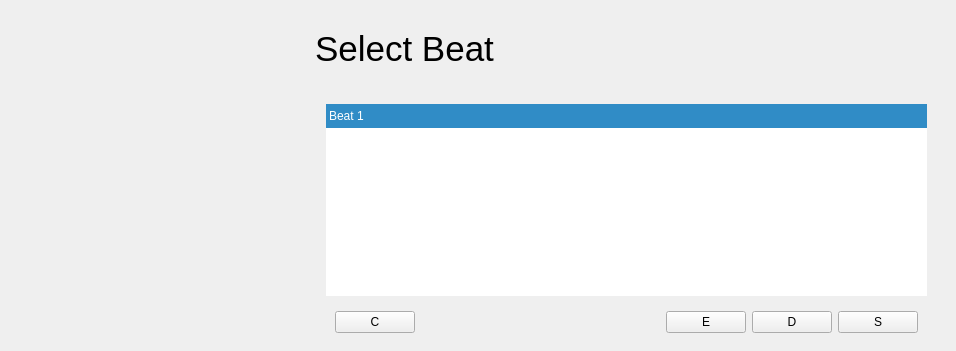
      <widget class="QWidget" name="selectBeat">
       <layout class="QHBoxLayout" name="horizontalLayout_12">
        <property name="leftMargin">
         <number>0</number>
        </property>
        <property name="topMargin">
         <number>0</number>
        </property>
        <property name="rightMargin">
         <number>0</number>
        </property>
        <property name="bottomMargin">
         <number>0</number>
        </property>
        <item>
         <widget class="QWidget" name="widget_25" native="true">
          <property name="minimumSize">
           <size>
            <width>300</width>
            <height>0</height>
           </size>
          </property>
          <property name="maximumSize">
           <size>
            <width>300</width>
            <height>16777215</height>
           </size>
          </property>
          <widget class="QLabel" name="label_25">
           <property name="geometry">
            <rect>
             <x>0</x>
             <y>0</y>
             <width>250</width>
             <height>131</height>
            </rect>
           </property>
           <property name="maximumSize">
            <size>
             <width>250</width>
             <height>150</height>
            </size>
           </property>
           <property name="text">
            <string/>
           </property>
           <property name="pixmap">
            <pixmap resource="Resources.qrc">:/assets/guitAR.png</pixmap>
           </property>
          </widget>
          <widget class="QLabel" name="label_26">
           <property name="geometry">
            <rect>
             <x>220</x>
             <y>0</y>
             <width>71</width>
             <height>450</height>
            </rect>
           </property>
           <property name="maximumSize">
            <size>
             <width>16777215</width>
             <height>450</height>
            </size>
           </property>
           <property name="text">
            <string/>
           </property>
           <property name="pixmap">
            <pixmap resource="Resources.qrc">:/assets/vertical_lines.png</pixmap>
           </property>
           <property name="scaledContents">
            <bool>true</bool>
           </property>
          </widget>
          <zorder>label_26</zorder>
          <zorder>label_25</zorder>
         </widget>
        </item>
        <item>
         <widget class="QWidget" name="widget_23" native="true">
          <property name="enabled">
           <bool>true</bool>
          </property>
          <property name="sizePolicy">
           <sizepolicy hsizetype="Preferred" vsizetype="Preferred">
            <horstretch>0</horstretch>
            <verstretch>0</verstretch>
           </sizepolicy>
          </property>
          <layout class="QVBoxLayout" name="verticalLayout_16">
           <property name="leftMargin">
            <number>0</number>
           </property>
           <property name="topMargin">
            <number>20</number>
           </property>
           <item>
            <widget class="QWidget" name="widget_7" native="true">
             <layout class="QHBoxLayout" name="horizontalLayout_3">
              <item>
               <widget class="QLabel" name="label_24">
                <property name="sizePolicy">
                 <sizepolicy hsizetype="Preferred" vsizetype="Fixed">
                  <horstretch>0</horstretch>
                  <verstretch>0</verstretch>
                 </sizepolicy>
                </property>
                <property name="focusPolicy">
                 <enum>Qt::NoFocus</enum>
                </property>
                <property name="text">
                 <string>&lt;html&gt;&lt;head/&gt;&lt;body&gt;&lt;p&gt;&lt;img src=&quot;:/assets/orange_square.png&quot;/&gt;&lt;span style=&quot; font-size:26pt;&quot;&gt; Select Beat&lt;/span&gt;&lt;/p&gt;&lt;/body&gt;&lt;/html&gt;</string>
                </property>
                <property name="scaledContents">
                 <bool>false</bool>
                </property>
               </widget>
              </item>
              <item>
               <spacer name="horizontalSpacer_4">
                <property name="orientation">
                 <enum>Qt::Horizontal</enum>
                </property>
                <property name="sizeHint" stdset="0">
                 <size>
                  <width>206</width>
                  <height>20</height>
                 </size>
                </property>
               </spacer>
              </item>
              <item>
               <widget class="QPushButton" name="backToMenuSelectBeat">
                <property name="minimumSize">
                 <size>
                  <width>40</width>
                  <height>40</height>
                 </size>
                </property>
                <property name="maximumSize">
                 <size>
                  <width>40</width>
                  <height>40</height>
                 </size>
                </property>
                <property name="styleSheet">
                 <string notr="true">background: url(:/assets/seta_back.png) no-repeat center center transparent;
border: none;</string>
                </property>
                <property name="text">
                 <string/>
                </property>
               </widget>
              </item>
             </layout>
            </widget>
           </item>
           <item>
            <widget class="QWidget" name="widget_24" native="true">
             <property name="sizePolicy">
              <sizepolicy hsizetype="Preferred" vsizetype="Preferred">
               <horstretch>0</horstretch>
               <verstretch>0</verstretch>
              </sizepolicy>
             </property>
             <property name="styleSheet">
              <string notr="true"/>
             </property>
             <layout class="QVBoxLayout" name="verticalLayout_17">
              <property name="leftMargin">
               <number>20</number>
              </property>
              <property name="topMargin">
               <number>20</number>
              </property>
              <property name="rightMargin">
               <number>20</number>
              </property>
              <property name="bottomMargin">
               <number>0</number>
              </property>
              <item>
               <widget class="QListWidget" name="listWidget_2">
                <property name="styleSheet">
                 <string notr="true">QListWidget {
	background: &quot;#424242&quot;;
	border: none;
	position: relative;
}

QListWidget::item {
	text-align: center;
	color: white;
	padding: 5px 0;
}

QListWidget::item :selected {
	background : &quot;#FF9900&quot;;
	position: relative;
	left: -10px;
}</string>
                </property>
                <property name="selectionBehavior">
                 <enum>QAbstractItemView::SelectRows</enum>
                </property>
                <property name="textElideMode">
                 <enum>Qt::ElideMiddle</enum>
                </property>
                <property name="currentRow">
                 <number>0</number>
                </property>
                <item>
                 <property name="text">
                  <string>Beat 1</string>
                 </property>
                </item>
                <item>
                 <property name="text">
                  <string>Beat 2</string>
                 </property>
                </item>
                <item>
                 <property name="text">
                  <string>Beat 3</string>
                 </property>
                </item>
               </widget>
              </item>
              <item>
               <widget class="QWidget" name="widget_6" native="true">
                <layout class="QHBoxLayout" name="horizontalLayout_11">
                 <item>
                  <widget class="QPushButton" name="pushButton_14">
                   <property name="text">
                    <string>C</string>
                   </property>
                  </widget>
                 </item>
                 <item>
                  <spacer name="horizontalSpacer_2">
                   <property name="orientation">
                    <enum>Qt::Horizontal</enum>
                   </property>
                   <property name="sizeHint" stdset="0">
                    <size>
                     <width>245</width>
                     <height>20</height>
                    </size>
                   </property>
                  </spacer>
                 </item>
                 <item>
                  <widget class="QPushButton" name="pushButton_13">
                   <property name="text">
                    <string>E</string>
                   </property>
                  </widget>
                 </item>
                 <item>
                  <widget class="QPushButton" name="pushButton_12">
                   <property name="text">
                    <string>D</string>
                   </property>
                  </widget>
                 </item>
                 <item>
                  <widget class="QPushButton" name="pushButton_8">
                   <property name="text">
                    <string>S</string>
                   </property>
                  </widget>
                 </item>
                </layout>
               </widget>
              </item>
             </layout>
            </widget>
           </item>
          </layout>
         </widget>
        </item>
       </layout>
      </widget>
